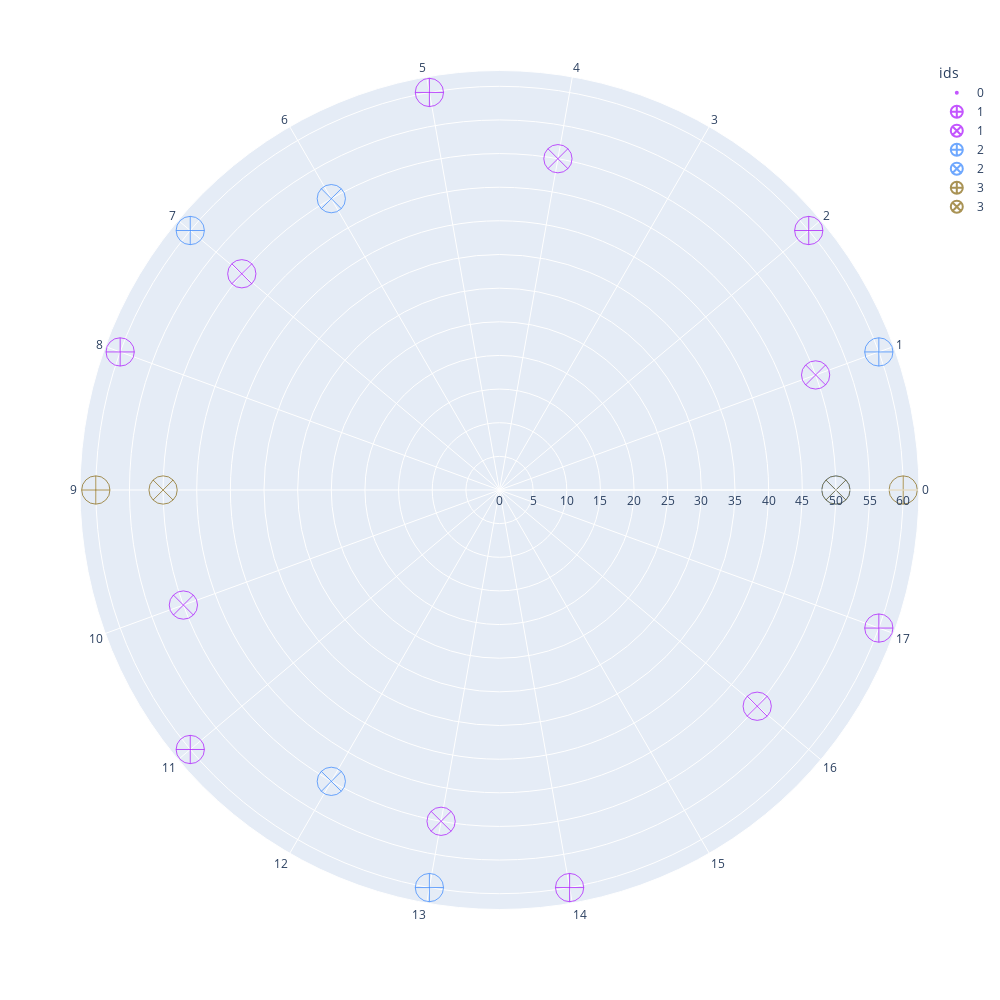

Source (notebook cell):
### Code cell
fig = plot_events(df_ticks_dummy)
for i in range(len(tasks)):
    fig.add_trace(fig_releases.data[i])
    fig.add_trace(fig_deadlines.data[i])

fig.show()

### Figure 1 — Plotly figure (JSON) as saved in the notebook; plotly's stock layout.template omitted (floating-point values rounded to 4 significant figures)
{"data": [{"hovertemplate": "ids=0<br>r=%{r}<br>t=%{theta}<br>size=%{marker.size}<extra></extra>", "legendgroup": "0", "marker": {"color": "#AA0DFE", "size": [0, 0, 0, 0, 0, 0, 0, 0, 0, 0, 0, 0, 0, 0, 0, 0, 0, 0], "sizemode": "area", "sizeref": 0, "symbol": "circle-cross-open"}, "mode": "markers", "name": "0", "r": [60, 60, 60, 60, 60, 60, 60, 60, 60, 60, 60, 60, 60, 60, 60, 60, 60, 60], "showlegend": true, "subplot": "polar", "theta": ["0", "1", "2", "3", "4", "5", "6", "7", "8", "9", "10", "11", "12", "13", "14", "15", "16", "17"], "type": "scatterpolar"}, {"hovertemplate": "ids=1<br>r=%{r}<br>t=%{theta}<br>size=%{marker.size}<extra></extra>", "legendgroup": "1", "marker": {"color": "#AA0DFE", "size": [1, 1, 1, 1, 1, 1], "sizemode": "area", "sizeref": 0.0025, "symbol": "circle-cross-open"}, "mode": "markers", "name": "1", "r": [60, 60, 60, 60, 60, 60], "showlegend": true, "subplot": "polar", "theta": ["2", "5", "8", "11", "14", "17"], "type": "scatterpolar"}, {"hovertemplate": "ids=1<br>r=%{r}<br>t=%{theta}<br>size=%{marker.size}<extra></extra>", "legendgroup": "1", "marker": {"color": "#AA0DFE", "size": [1, 1, 1, 1, 1, 1], "sizemode": "area", "sizeref": 0.0025, "symbol": "circle-x-open"}, "mode": "markers", "name": "1", "r": [50, 50, 50, 50, 50, 50], "showlegend": true, "subplot": "polar", "theta": ["4", "7", "10", "13", "16", "1"], "type": "scatterpolar"}, {"hovertemplate": "ids=2<br>r=%{r}<br>t=%{theta}<br>size=%{marker.size}<extra></extra>", "legendgroup": "2", "marker": {"color": "#3283FE", "size": [1, 1, 1], "sizemode": "area", "sizeref": 0.0025, "symbol": "circle-cross-open"}, "mode": "markers", "name": "2", "r": [60, 60, 60], "showlegend": true, "subplot": "polar", "theta": ["1", "7", "13"], "type": "scatterpolar"}, {"hovertemplate": "ids=2<br>r=%{r}<br>t=%{theta}<br>size=%{marker.size}<extra></extra>", "legendgroup": "2", "marker": {"color": "#3283FE", "size": [1, 1, 1], "sizemode": "area", "sizeref": 0.0025, "symbol": "circle-x-open"}, "mode": "markers", "name": "2", "r": [50, 50, 50], "showlegend": true, "subplot": "polar", "theta": ["6", "12", "0"], "type": "scatterpolar"}, {"hovertemplate": "ids=3<br>r=%{r}<br>t=%{theta}<br>size=%{marker.size}<extra></extra>", "legendgroup": "3", "marker": {"color": "#85660D", "size": [1, 1], "sizemode": "area", "sizeref": 0.0025, "symbol": "circle-cross-open"}, "mode": "markers", "name": "3", "r": [60, 60], "showlegend": true, "subplot": "polar", "theta": ["0", "9"], "type": "scatterpolar"}, {"hovertemplate": "ids=3<br>r=%{r}<br>t=%{theta}<br>size=%{marker.size}<extra></extra>", "legendgroup": "3", "marker": {"color": "#85660D", "size": [1, 1], "sizemode": "area", "sizeref": 0.0025, "symbol": "circle-x-open"}, "mode": "markers", "name": "3", "r": [50, 50], "showlegend": true, "subplot": "polar", "theta": ["9", "0"], "type": "scatterpolar"}], "layout": {"height": 1000, "legend": {"itemsizing": "constant", "title": {"text": "ids"}, "tracegroupgap": 0}, "margin": {"t": 60}, "polar": {"angularaxis": {"direction": "counterclockwise", "rotation": 0}, "domain": {"x": [0, 1], "y": [0, 1]}}, "width": 1000}}
